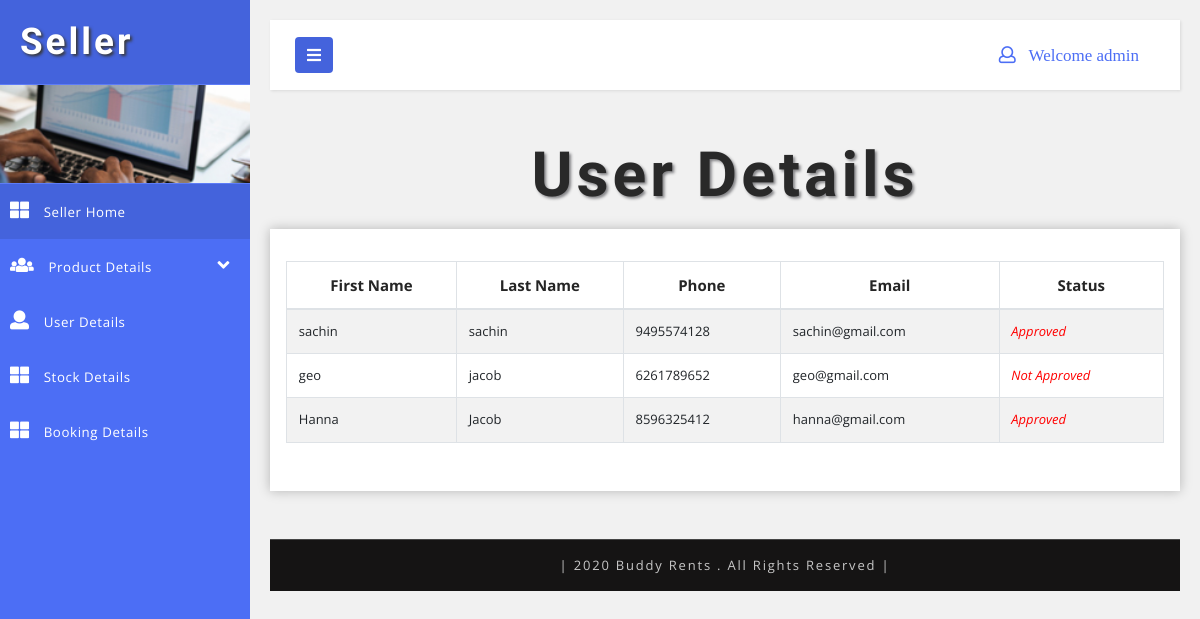
/seller/userview.php (signed in), run on the app's committed database.
### tables this page shows
CREATE TABLE `customer` (
  `customer_id` int(11) NOT NULL,
  `userid` int(11) NOT NULL,
  `first_name` varchar(65) NOT NULL,
  `last_name` varchar(65) NOT NULL,
  `mobile_number` varchar(65) NOT NULL,
  `email` varchar(65) NOT NULL,
  `username` varchar(65) NOT NULL,
  `password` varchar(65) NOT NULL,
  `status` int(11) NOT NULL
);

### seller/userview.php (the view, shortened to what this page needs)
<?php
	include("../dbcon.php");
?>
<!DOCTYPE html>
<html lang="en">
<head>
    <link href="css/bootstrap.css" rel="stylesheet" type="text/css" media="all" />
    <link href="css/style.css" rel="stylesheet" type="text/css" media="all" />
    <link rel="stylesheet" href="css/style4.css">
    <link href="css/fontawesome-all.css" rel="stylesheet">
</head>
<body>
    <div class="wrapper">
                <?php
				include("aside.php");
				?>
        <div id="content">
            <nav class="navbar navbar-default mb-xl-5 mb-4">
                <div class="container-fluid">
                           <?php
						   include("aheader.php");
						   ?>
                </div>
            </nav>
            <h2 class="main-title-w3layouts mb-2 text-center">User Details</h2>
            <section class="grids-section bd-content">
                <div class="outer-w3-agile mt-3">
                   <?php
		  $sql="select * from customer";
		  $res=mysqli_query($con,$sql);
		  $no=mysqli_num_rows($res);
		  if($no==0)
		  {
			  echo "&quot;No records here!!&quot;";
		  }
		  else
		  {
		  ?>
                    <table class="table table-bordered table-striped">
                        <thead>
                            <tr>
                                <th class="text-center">
                                   First Name
                                    <br>
                                </th>
                                <th class="text-center">
                                    Last Name
                                    <br>
                                </th>
								<th class="text-center">
                                    Phone
                                    <br>
                                </th>
                                <th class="text-center">
                                   Email
                                    <br>
                                </th>
								 <th class="text-center">
                                   Status
                                    <br>
                                </th>
                            </tr>
                        </thead>
                        <tbody>
						<?php
			while($row=mysqli_fetch_array($res))
			{
		  ?>
                            <tr>
                                <td><?php echo $row[2];?></td>
                                <td><?php echo $row[3];?></td>
                                <td><?php echo $row[4];?></td>
                                <td><?php echo $row[5];?></td>
								  <td>
								   <?php
						if($row['status']=="0")
						{
							?>
                       <font style="color:#FF0000; font-style:italic;" >Not Approved</font>
							<?php
						}
						if($row['status']=="1")
						{
							?>
                            <font style="color:#FF0000; font-style:italic;" >Approved</font>
                            <?php
						}
						?>
						</td>
                            </tr>
                            <?php
			}
		  ?>
                        </tbody>
                    </table>
					<?php
								}
								?>
        </div>
		<?php
		  include("afooter.php");
		  ?>
    </div>
</body>
</html>

### seller/css/style.css (style rules this page uses)
html, body { margin: 0; font-size: 100%; font-family: 'Open Sans', sans-serif; background: #fff; }
h1, h2, h3, h4, h5, h6 { margin: 0; font-family: 'Poiret One', cursive; font-weight: 700; }
.outer-w3-agile { padding: 2em 1em; -webkit-box-shadow: 0px 0px 11px 0px rgba(0, 0, 0, 0.25); -moz-box-shadow: 0px 0px 11px 0px rgba(0, 0, 0, 0.25); box-shadow: 0px 0px 11px 0px rgba(0, 0, 0, 0.25); background: #fff; }
h2.main-title-w3layouts { font-size: 3.9em; letter-spacing: 4px; color: #292929; text-shadow: 2px 2px 3px #838386; text-transform: capitalize; }
.table th, .table td { padding: 0.74rem; vertical-align: top; border-top: 1px solid #dee2e6; font-size: 13px; }
.table th { color: #252525; font-size: 15px; }

### seller/css/style4.css (style rules this page uses)
body { font-family: 'Open Sans', sans-serif; background: #f1f1f1; }
.navbar { padding: 15px 10px; background: #fff; border: none; border-radius: 0; box-shadow: 1px 1px 3px rgba(0, 0, 0, 0.1); }
.wrapper { display: flex; align-items: stretch; }
#content { padding: 20px; min-height: 100vh; transition: all 0.3s; overflow: hidden; width: 100%; }

### data on the page
customer: first_name "sachin", last_name "sachin", mobile_number "9495574128", email "sachin@gmail.com", status "Approved"
customer: first_name "geo", last_name "jacob", mobile_number "6261789652", email "geo@gmail.com", status "Not Approved"
customer: first_name "Hanna", last_name "Jacob", mobile_number "8596325412", email "hanna@gmail.com", status "Approved"

### other printed values
$_SESSION['username'] "admin"
